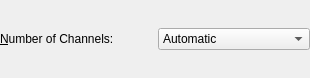
<ui version="4.0">
 <class>grpChannel</class>
 <widget class="QWidget" name="grpChannel">
  <property name="geometry">
   <rect>
    <x>0</x>
    <y>0</y>
    <width>310</width>
    <height>78</height>
   </rect>
  </property>
  <property name="maximumSize">
   <size>
    <width>600</width>
    <height>16777215</height>
   </size>
  </property>
  <property name="windowTitle">
   <string>Form</string>
  </property>
  <layout class="QVBoxLayout" name="vLayoutChannel">
   <property name="contentMargins">
    <number>0</number>
   </property>
   <property name="leftMargin">
    <number>0</number>
   </property>
   <property name="topMargin">
    <number>0</number>
   </property>
   <property name="rightMargin">
    <number>0</number>
   </property>
   <property name="bottomMargin">
    <number>0</number>
   </property>
   <item>
    <layout class="QHBoxLayout" name="hLayoutChannel">
     <item>
      <widget class="QLabel" name="lblChannel">
       <property name="text">
        <string>&amp;Number of Channels:</string>
       </property>
       <property name="toolTip">
        <string>The number of channels determines the&lt;br /&gt;range of numbers that can be encoded&lt;table cellspacing=&quot;3&quot;&gt;
&gt;&lt;tr&gt;&lt;th align=left&gt;Channels&amp;nbsp;&lt;/th&gt;&lt;th align=left&gt;Range&lt;/th&gt;&lt;/tr&gt;
&lt;tr&gt;&lt;td&gt;3&amp;nbsp;&lt;/td&gt;&lt;td&gt;0 to 26&lt;/td&gt;&lt;/tr&gt;
&lt;tr&gt;&lt;td&gt;4&amp;nbsp;&lt;/td&gt;&lt;td&gt;0 to 292&lt;/td&gt;&lt;/tr&gt;
&lt;tr&gt;&lt;td&gt;5&amp;nbsp;&lt;/td&gt;&lt;td&gt;0 to 3493&lt;/td&gt;&lt;/tr&gt;
&lt;tr&gt;&lt;td&gt;6&amp;nbsp;&lt;/td&gt;&lt;td&gt;0 to 44072&lt;/td&gt;&lt;/tr&gt;
&lt;tr&gt;&lt;td&gt;7&amp;nbsp;&lt;/td&gt;&lt;td&gt;0 to 576688&lt;/td&gt;&lt;/tr&gt;
&lt;tr&gt;&lt;td&gt;8&amp;nbsp;&lt;/td&gt;&lt;td&gt;0 to 7742862&lt;/td&gt;&lt;/tr&gt;
&lt;/table&gt;</string>
       </property>
       <property name="alignment">
        <set>Qt::AlignLeading|Qt::AlignLeft|Qt::AlignVCenter</set>
       </property>
       <property name="buddy">
        <cstring>cmbChannel</cstring>
       </property>
      </widget>
     </item>
     <item>
      <widget class="QComboBox" name="cmbChannel">
       <property name="toolTip">
        <string>The number of channels determines the&lt;br /&gt;range of numbers that can be encoded&lt;table cellspacing=&quot;3&quot;&gt;
&gt;&lt;tr&gt;&lt;th align=left&gt;Channels&amp;nbsp;&lt;/th&gt;&lt;th align=left&gt;Range&lt;/th&gt;&lt;/tr&gt;
&lt;tr&gt;&lt;td&gt;3&amp;nbsp;&lt;/td&gt;&lt;td&gt;0 to 26&lt;/td&gt;&lt;/tr&gt;
&lt;tr&gt;&lt;td&gt;4&amp;nbsp;&lt;/td&gt;&lt;td&gt;0 to 292&lt;/td&gt;&lt;/tr&gt;
&lt;tr&gt;&lt;td&gt;5&amp;nbsp;&lt;/td&gt;&lt;td&gt;0 to 3493&lt;/td&gt;&lt;/tr&gt;
&lt;tr&gt;&lt;td&gt;6&amp;nbsp;&lt;/td&gt;&lt;td&gt;0 to 44072&lt;/td&gt;&lt;/tr&gt;
&lt;tr&gt;&lt;td&gt;7&amp;nbsp;&lt;/td&gt;&lt;td&gt;0 to 576688&lt;/td&gt;&lt;/tr&gt;
&lt;tr&gt;&lt;td&gt;8&amp;nbsp;&lt;/td&gt;&lt;td&gt;0 to 7742862&lt;/td&gt;&lt;/tr&gt;
&lt;/table&gt;</string>
       </property>
       <item>
        <property name="text">
         <string>Automatic</string>
        </property>
       </item>
       <item>
        <property name="text">
         <string>3</string>
        </property>
       </item>
       <item>
        <property name="text">
         <string>4</string>
        </property>
       </item>
       <item>
        <property name="text">
         <string>5</string>
        </property>
       </item>
       <item>
        <property name="text">
         <string>6</string>
        </property>
       </item>
       <item>
        <property name="text">
         <string>7</string>
        </property>
       </item>
       <item>
        <property name="text">
         <string>8</string>
        </property>
       </item>
      </widget>
     </item>
    </layout>
   </item>
  </layout>
 </widget>
 <resources/>
 <connections/>
</ui>
